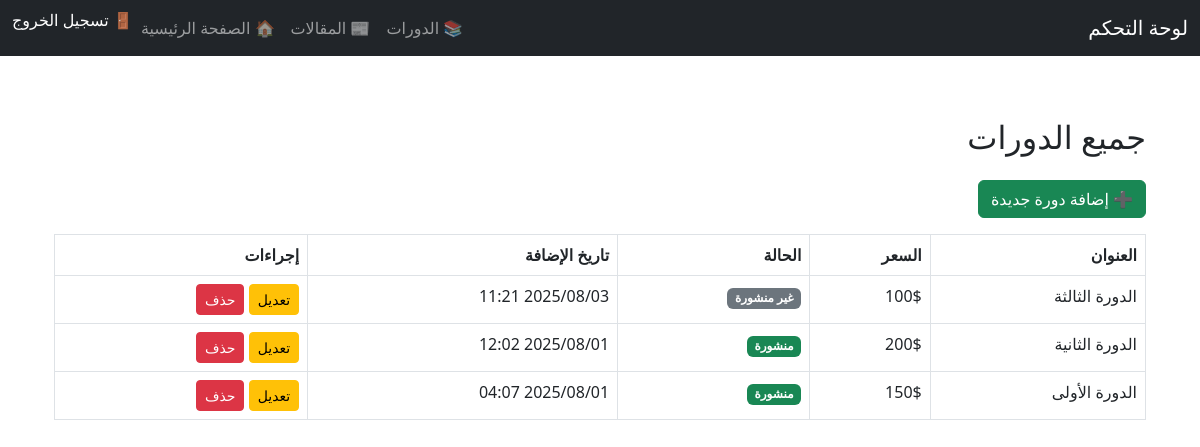
Page /ar/dashboard/courses/ (signed in) on the committed database.
### courses/models.py (models this page shows, shortened)
class Course(models.Model):
    title = models.CharField(max_length=200, verbose_name=_("عنوان الدورة"))
    description = models.TextField(verbose_name=_("وصف الدورة"))
    is_published = models.BooleanField(default=True, verbose_name=_("نشر الدورة"))
    price = models.DecimalField(max_digits=6, decimal_places=0, verbose_name=_("السعر"))
    created_at = models.DateTimeField(auto_now_add=True, verbose_name=_("تاريخ الإنشاء"))
    students = models.ManyToManyField(User, related_name="courses", blank=True, verbose_name=_("الطلاب المشتركين"))
    image = models.ImageField(upload_to='course_images/', null=True, blank=True, verbose_name=_("صورة الدورة"))
    duration = models.CharField(max_length=100, blank=True, null=True, verbose_name=_("مدة الدورة"))
    level = models.CharField(max_length=100, blank=True, null=True, verbose_name=_("مستوى الدورة"))
    prerequisites = models.TextField(blank=True, null=True, verbose_name=_("متطلبات الدورة"))
    class Meta:
        verbose_name = _("دورة")
        verbose_name_plural = _("الدورات")
        ordering = ['-created_at']

### dashboard/views.py (the view)
# urls.py: path('courses/', views.course_list, name='course_list'),
@user_passes_test(is_admin)
def course_list(request):
    courses = Course.objects.all()
    return render(request, 'dashboard/dashboard_post_list.html', {'courses': courses})

### dashboard/views.py (called while the page is built)
def is_admin(user):
    return user.is_authenticated and user.is_staff

### dashboard/templates/dashboard/dashboard_post_list.html (shortened to what this page needs)
{% extends "dashboard/base.html" %}
{% load i18n %}
{% block content %}
<div class="container mt-5">
    <h2>{% trans "جميع الدورات" %}</h2>
    <a href="{% url 'dashboard:add_course' %}" class="btn btn-success my-3">➕ {% trans "إضافة دورة جديدة" %}</a>
    <table class="table table-bordered">
        <thead>
            <tr>
                <th>{% trans "العنوان" %}</th>
                <th>{% trans "السعر" %}</th>
                <th>{% trans "الحالة" %}</th>
                <th>{% trans "تاريخ الإضافة" %}</th>
                <th>{% trans "إجراءات" %}</th>
            </tr>
        </thead>
        <tbody>
            {% for course in courses %}
            <tr>
                <td>{{ course.title }}</td>
                <td>{{ course.price }}$</td>
                <td>
                    {% if course.is_published %}
                        <span class="badge bg-success">{% trans "منشورة" %}</span>
                    {% else %}
                        <span class="badge bg-secondary">{% trans "غير منشورة" %}</span>
                    {% endif %}
                </td>
                <td>{{ course.created_at|date:"Y/m/d H:i" }}</td>
                <td>
                    <a href="{% url 'dashboard:edit_course' course.id %}" class="btn btn-sm btn-warning">{% trans "تعديل" %}</a>
                    <a href="{% url 'dashboard:delete_course' course.id %}" class="btn btn-sm btn-danger"
                       onclick="return confirm('{% trans "هل أنت متأكد من حذف هذه الدورة؟" %}');">
                        {% trans "حذف" %}
                    </a>
                </td>
            </tr>
            {% endfor %}
        </tbody>
    </table>
</div>
{% endblock %}

### dashboard/templates/dashboard/base.html (style rules this page uses)
body { padding-top: 70px; }

### rows in the picture
Course: title "الدورة الثالثة", price "100", created_at "2025/08/03 11:21"
Course: title "الدورة الثانية", price "200", created_at "2025/08/01 12:02"
Course: title "الدورة الأولى", price "150", created_at "2025/08/01 04:07"
